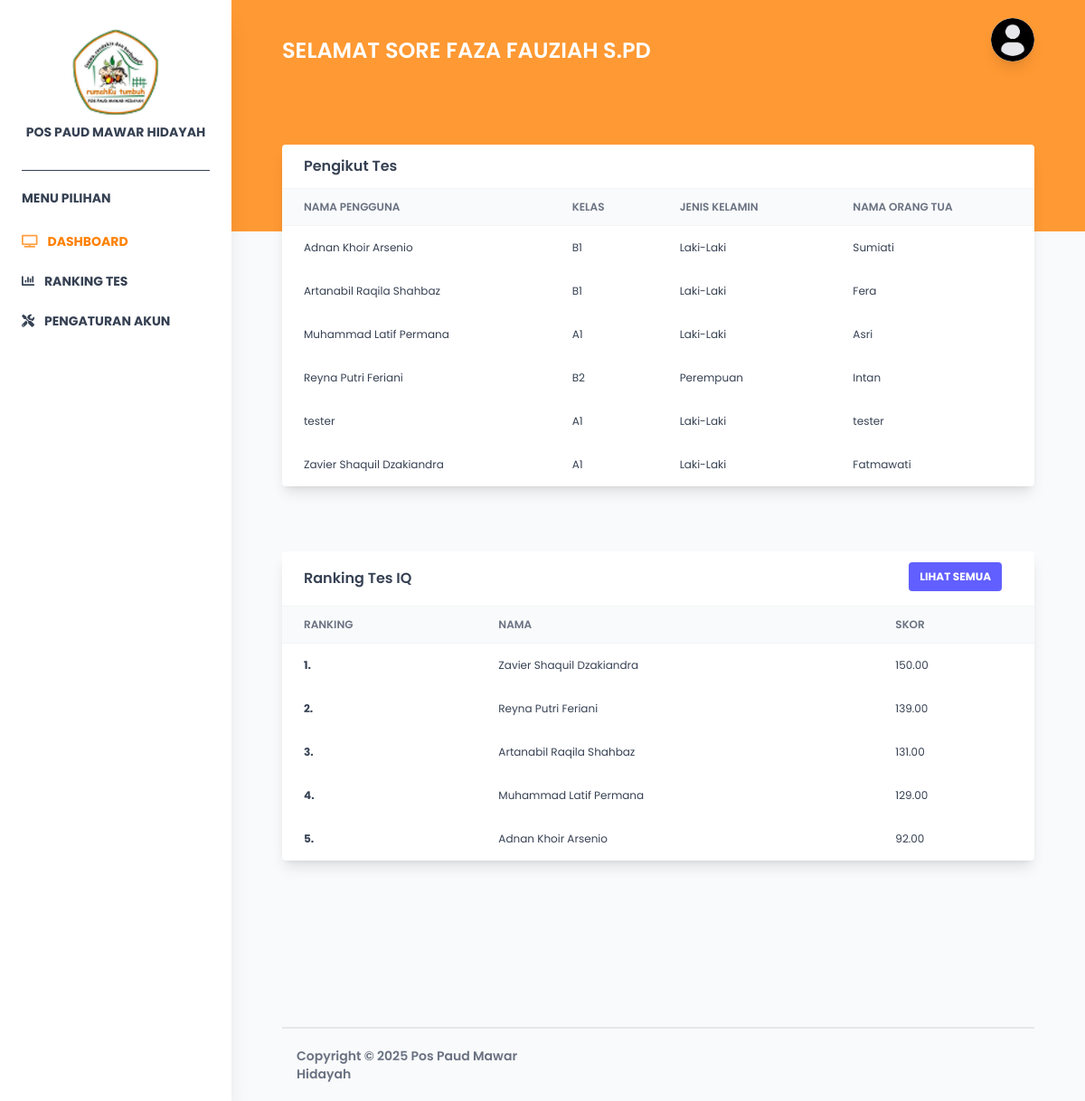
Screenshot of /pages/guru/dashboard.php (signed in) with the database file from the repository.
### tables this page shows
CREATE TABLE `pengguna_detail` (
  `user_id` int NOT NULL,
  `nama_anak` varchar(50) NOT NULL,
  `kelas` enum('A1','B1','B2') NOT NULL,
  `jenis_kelamin` enum('Laki-Laki','Perempuan') NOT NULL,
  `nama_orangtua` varchar(50) NOT NULL,
  `nomor_telepon` varchar(25) NOT NULL,
  `created_at` datetime DEFAULT CURRENT_TIMESTAMP
);

### config/config.php (called while the page is built, shortened)
<?php
function getGreeting()
{
    $hour = date('H');
    if ($hour >= 5 && $hour < 11) {
        return "Selamat Pagi";
    } elseif ($hour >= 11 && $hour < 15) {
        return "Selamat Siang";
    } elseif ($hour >= 15 && $hour < 18) {
        return "Selamat Sore";
    } else {
        return "Selamat Malam";
    }
}
function getPengikutTes($connect)
{
    return mysqli_query($connect, "SELECT nama_anak, kelas, jenis_kelamin, nama_orangtua FROM pengguna_detail ORDER BY nama_anak ASC");
}
function getRankingTertinggi($connect, $limit = 5)
{
    $query = "
    SELECT pd.nama_anak, pd.kelas, pd.jenis_kelamin, hc.nilai_cpi
    FROM hasil_cpi hc
    INNER JOIN (
        SELECT user_id, MAX(tanggal_tes) as latest
        FROM hasil_cpi
        GROUP BY user_id
    ) latest_hc ON hc.user_id = latest_hc.user_id AND hc.tanggal_tes = latest_hc.latest
    INNER JOIN pengguna_detail pd ON pd.user_id = hc.user_id
    ORDER BY hc.nilai_cpi DESC
    LIMIT $limit";
    return mysqli_query($connect, $query);
}

### pages/guru/dashboard.php (the view, shortened to what this page needs)
<?php
include '../../config/config.php';
$pengguna = $_SESSION['guru'];
$greeting = getGreeting();
$query_pengikut = getPengikutTes($connect);
$query_ranking = getRankingTertinggi($connect);
?>
<!DOCTYPE html>
<html>
<head>
    <link rel="stylesheet" href="https://cdnjs.cloudflare.com/ajax/libs/Chart.js/2.9.3/Chart.min.css" />
    <link rel="stylesheet" href="../../assets/vendor/@fortawesome/fontawesome-free/css/all.min.css" />
    <link rel="stylesheet" href="../../src/styles/style.css" />
</head>
<body class="font-[poppins] text-gray-700 antialiased">
    <div id="root">
        <?php include '../../components/guru/Navbar.php'; ?>
        <div class="relative md:ml-64 bg-gray-50">
            <nav class="absolute top-0 left-0 w-full z-10 bg-transparent md:flex-row md:flex-nowrap md:justify-start flex items-center p-4">
                <div class="w-full mx-autp items-center flex justify-between md:flex-nowrap flex-wrap md:px-10 px-4">
                    <a class="text-white text-2xl uppercase hidden lg:inline-block font-semibold mt-6"> <?= $greeting ?> <?= htmlspecialchars($pengguna['nama_guru']) ?></a>
                    <?php include '../../components/admin/Profile.php'; ?>
                </div>
            </nav>
            <div class="relative bg-secondary-400 md:pt-32 pb-32 pt-12"></div>
            <div class="px-4 md:px-10 mx-auto w-full -m-24">
                <div class="flex flex-wrap mb-36">
                    <div class="w-full xl:w-8/12 mb-12 xl:mb-0 px-4">
                        <div class="relative flex flex-col min-w-0 break-words bg-white w-full mb-6 shadow-lg rounded">
                            <div class="rounded-t mb-0 px-4 py-3 border-0">
                                <div class="flex flex-wrap items-center">
                                    <div class="relative w-full px-2 max-w-full flex-grow flex-1">
                                        <h3 class="font-semibold text-base text-gray-700">Pengikut Tes</h3>
                                    </div>
                                </div>
                            </div>
                            <div class="block w-full overflow-x-auto">
                                <table class="items-center w-full bg-transparent border-collapse">
                                    <thead>
                                        <tr>
                                            <th class="px-6 bg-gray-50 text-gray-500 align-middle border border-solid border-gray-100 py-3 text-xs uppercase border-l-0 border-r-0 whitespace-nowrap font-semibold text-left">
                                                Nama Pengguna
                                            </th>
                                            <th class="px-6 bg-gray-50 text-gray-500 align-middle border border-solid border-gray-100 py-3 text-xs uppercase border-l-0 border-r-0 whitespace-nowrap font-semibold text-left">
                                                Kelas
                                            </th>
                                            <th class="px-6 bg-gray-50 text-gray-500 align-middle border border-solid border-gray-100 py-3 text-xs uppercase border-l-0 border-r-0 whitespace-nowrap font-semibold text-left">
                                                Jenis Kelamin
                                            </th>
                                            <th class="px-6 bg-gray-50 text-gray-500 align-middle border border-solid border-gray-100 py-3 text-xs uppercase border-l-0 border-r-0 whitespace-nowrap font-semibold text-left">
                                                Nama Orang Tua
                                            </th>
                                        </tr>
                                    </thead>
                                    <tbody>
                                        <?php while ($pengikut = mysqli_fetch_assoc($query_pengikut)) : ?>
                                            <tr>
                                                <td class="border-t-0 px-6 align-middle border-l-0 border-r-0 text-xs whitespace-nowrap p-4 text-left">
                                                    <?= htmlspecialchars($pengikut['nama_anak']) ?>
                                                </td>
                                                <td class="border-t-0 px-6 align-middle border-l-0 border-r-0 text-xs whitespace-nowrap p-4">
                                                    <?= htmlspecialchars($pengikut['kelas']) ?>
                                                </td>
                                                <td class="border-t-0 px-6 align-middle border-l-0 border-r-0 text-xs whitespace-nowrap p-4">
                                                    <?= htmlspecialchars($pengikut['jenis_kelamin']) ?>
                                                </td>
                                                <td class="border-t-0 px-6 align-middle border-l-0 border-r-0 text-xs whitespace-nowrap p-4">
                                                    <?= htmlspecialchars($pengikut['nama_orangtua']) ?>
                                                </td>
                                            </tr>
                                        <?php endwhile; ?>
                                    </tbody>
                                </table>
                            </div>
                        </div>
                    </div>
                    <div class="w-full xl:w-4/12 px-4">
                        <div class="relative flex flex-col min-w-0 break-words bg-white w-full mb-6 shadow-lg rounded">
                            <div class="rounded-t mb-0 px-4 py-3 border-0">
                                <div class="flex flex-wrap items-center">
                                    <div class="relative w-full px-2 max-w-full flex-grow flex-1">
                                        <h3 class="font-semibold text-base text-gray-700">Ranking Tes IQ</h3>
                                    </div>
                                    <div class="relative w-full px-4 max-w-full flex-grow flex-1 text-right">
                                        <button class="bg-indigo-500 text-white active:bg-indigo-600 text-xs font-bold uppercase px-3 py-2 rounded outline-none focus:outline-none mr-1 mb-1 ease-linear transition-all duration-150" type="button">
                                            <a href="ranking_tes.php">Lihat Semua</a>
                                        </button>
                                    </div>
                                </div>
                            </div>
                            <div class="block w-full overflow-x-auto">
                                <table class="items-center w-full bg-transparent border-collapse">
                                    <thead class="thead-light">
                                        <tr>
                                            <th class="px-6 bg-gray-50 text-gray-500 align-middle border border-solid border-gray-100 py-3 text-xs uppercase border-l-0 border-r-0 whitespace-nowrap font-semibold text-left">
                                                Ranking
                                            </th>
                                            <th class="px-6 bg-gray-50 text-gray-500 align-middle border border-solid border-gray-100 py-3 text-xs uppercase border-l-0 border-r-0 whitespace-nowrap font-semibold text-left">
                                                Nama
                                            </th>
                                            <th class="px-6 bg-gray-50 text-gray-500 align-middle border border-solid border-gray-100 py-3 text-xs uppercase border-l-0 border-r-0 whitespace-nowrap font-semibold text-left">
                                                Skor
                                            </th>
                                        </tr>
                                    </thead>
                                    <tbody>
                                        <?php
                                        $rank = 1;
                                        while ($data = mysqli_fetch_assoc($query_ranking)) :
                                        ?>
                                            <tr>
                                                <td class="border-t-0 px-6 align-middle border-l-0 border-r-0 text-xs whitespace-nowrap p-2">
                                                    <div class="flex items-center">
                                                        <span class="mr-2 font-bold"><?= $rank ?>.</span>
                                                    </div>
                                                </td>
                                                <td class="border-t-0 px-6 align-middle border-l-0 border-r-0 text-xs whitespace-nowrap p-4 text-left">
                                                    <?= htmlspecialchars($data['nama_anak']) ?>
                                                </td>
                                                <td class="border-t-0 px-6 align-middle border-l-0 border-r-0 text-xs whitespace-nowrap p-4">
                                                    <?= $data['nilai_cpi'] ?>
                                                </td>
                                            </tr>
                                        <?php $rank++;
                                        endwhile; ?>
                                    </tbody>
                                </table>
                            </div>
                        </div>
                    </div>
                </div>
                <?php include '../../components/admin/footer.php'; ?>
            </div>
        </div>
    </div>
</body>
</html>

### rows the page displays
pengguna_detail: nama_anak "Adnan Khoir Arsenio", kelas "B1", jenis_kelamin "Laki-Laki", nama_orangtua "Sumiati"
pengguna_detail: nama_anak "Artanabil Raqila Shahbaz", kelas "B1", jenis_kelamin "Laki-Laki", nama_orangtua "Fera"
pengguna_detail: nama_anak "Muhammad Latif Permana", kelas "A1", jenis_kelamin "Laki-Laki", nama_orangtua "Asri"
pengguna_detail: nama_anak "Reyna Putri Feriani", kelas "B2", jenis_kelamin "Perempuan", nama_orangtua "Intan"
pengguna_detail: nama_anak "tester", kelas "A1", jenis_kelamin "Laki-Laki", nama_orangtua "tester"
pengguna_detail: nama_anak "Zavier Shaquil Dzakiandra", kelas "A1", jenis_kelamin "Laki-Laki", nama_orangtua "Fatmawati"

### other values shown
$greeting "SELAMAT SORE"
$pengguna['nama_guru'] "FAZA FAUZIAH S.PD"
$data['nama_anak'] "Zavier Shaquil Dzakiandra"
$data['nilai_cpi'] "150.00"
$data['nama_anak'] "Reyna Putri Feriani"
$data['nilai_cpi'] "139.00"
$data['nama_anak'] "Artanabil Raqila Shahbaz"
$data['nilai_cpi'] "131.00"
$data['nama_anak'] "Muhammad Latif Permana"
$data['nilai_cpi'] "129.00"
$data['nama_anak'] "Adnan Khoir Arsenio"
$data['nilai_cpi'] "92.00"
